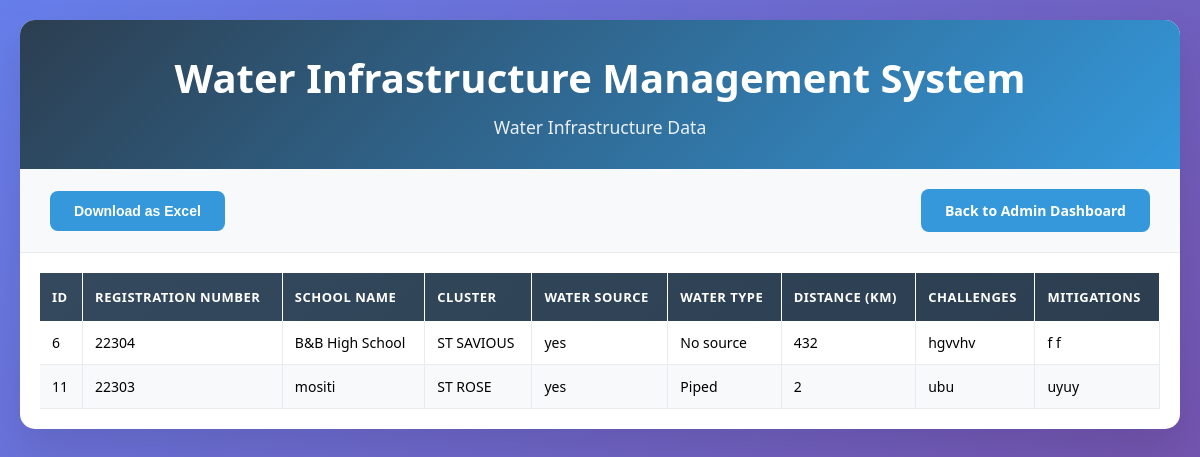
Page /waterdownlod.php (signed in) on the committed database.
### tables this page shows
CREATE TABLE `water_infrastructure` (
  `id` int(11) NOT NULL,
  `school_id` int(11) NOT NULL,
  `cluster` varchar(255) NOT NULL,
  `centre` varchar(255) DEFAULT NULL,
  `water_source` enum('yes','no') NOT NULL,
  `water_type` varchar(255) DEFAULT NULL,
  `distance` int(11) DEFAULT NULL,
  `challenges` text DEFAULT NULL,
  `mitigations` text DEFAULT NULL,
  `created_at` timestamp NOT NULL DEFAULT current_timestamp()
);

CREATE TABLE `schools` (
  `school_id` int(11) NOT NULL,
  `principal_name` varchar(30) NOT NULL,
  `principal_surname` varchar(30) NOT NULL,
  `gender` varchar(7) NOT NULL,
  `phone_number` int(15) NOT NULL,
  `email_address` varchar(100) NOT NULL,
  `constituency` varchar(100) DEFAULT NULL,
  `centre` varchar(100) DEFAULT NULL,
  `cluster` varchar(50) DEFAULT NULL,
  `typeofschool` varchar(50) DEFAULT NULL,
  `school_name` varchar(100) NOT NULL,
  `registration_number` varchar(50) NOT NULL,
  `male_teachers` int(11) NOT NULL,
  `female_teachers` int(11) NOT NULL,
  `total_teachers` int(11) DEFAULT 0,
  `council` varchar(50) NOT NULL,
  `village` varchar(50) NOT NULL,
  `user_id` int(11) DEFAULT NULL,
  `created_at` timestamp NOT NULL DEFAULT current_timestamp()
);

### waterdownlod.php (the view, shortened to what this page needs)
<?php
$servername = "localhost";
$username = "root";
$password = "";
$dbname = "moet1";
$conn = new mysqli($servername, $username, $password, $dbname);
$sql = "
    SELECT wi.id, s.school_id, s.school_name, s.registration_number, wi.cluster,
           wi.water_source, wi.water_type, wi.distance, wi.challenges, wi.mitigations
    FROM water_infrastructure wi
    JOIN schools s ON wi.school_id = s.school_id
    WHERE wi.cluster IS NOT NULL
      AND wi.centre IS NULL
      AND wi.id IN (
          SELECT MAX(id)
          FROM water_infrastructure
          WHERE cluster IS NOT NULL
          AND centre IS NULL
          GROUP BY school_id
      )
    ORDER BY s.school_name
";
$result = $conn->query($sql);
if ($result->num_rows > 0) {
    $infrastructureData = [];
    while ($row = $result->fetch_assoc()) {
        $row['water_type'] = empty($row['water_type']) ? 'No source' : $row['water_type'];
        $infrastructureData[] = $row;
    }
} else {
    $infrastructureData = [];
}
?>
<!DOCTYPE html>
<html lang="en">
<head>
</head>
<body>
    <div class="container">
        <div class="header">
            <h1>Water Infrastructure Management System</h1>
            <p>Water Infrastructure Data </p>
        </div>
        <div class="controls">
            <form method="POST">
                <button type="submit" name="download" class="btn btn-primary">Download as Excel</button>
            </form>
            <a href="Adminlinks.php" class="btn btn-primary">Back to Admin Dashboard</a>
        </div>
        <div class="table-container">
            <table>
                <thead>
                    <tr>
                        <th>ID</th>
                        <th>Registration Number</th>
                        <th>School Name</th>
                        <th>Cluster</th>
                        <th>Water Source</th>
                        <th>Water Type</th>
                        <th>Distance (km)</th>
                        <th>Challenges</th>
                        <th>Mitigations</th>
                    </tr>
                </thead>
                <tbody>
                    <?php if (!empty($infrastructureData)): ?>
                        <?php foreach ($infrastructureData as $infrastructure): ?>
                            <tr>
                                <td><?php echo htmlspecialchars($infrastructure['id']); ?></td>
                                <td><?php echo htmlspecialchars($infrastructure['registration_number']); ?></td>
                                <td><?php echo htmlspecialchars($infrastructure['school_name']); ?></td>
                                <td><?php echo htmlspecialchars($infrastructure['cluster']); ?></td>
                                <td><?php echo htmlspecialchars($infrastructure['water_source']); ?></td>
                                <td><?php echo htmlspecialchars($infrastructure['water_type']); ?></td>
                                <td><?php echo htmlspecialchars($infrastructure['distance']); ?></td>
                                <td><?php echo htmlspecialchars($infrastructure['challenges']); ?></td>
                                <td><?php echo htmlspecialchars($infrastructure['mitigations']); ?></td>
                            </tr>
                        <?php endforeach; ?>
                    <?php else: ?>
                        <tr>
                            <td colspan="9" class="no-data">No water infrastructure data available matching criteria</td>
                        </tr>
                    <?php endif; ?>
                </tbody>
            </table>
        </div>
    </div>
</body>
</html>

### waterdownlod.php (style rules this page uses)
* { margin: 0; padding: 0; box-sizing: border-box; }
body { font-family: 'Segoe UI', Tahoma, Geneva, Verdana, sans-serif; background: linear-gradient(135deg, #667eea 0%, #764ba2 100%); min-height: 100vh; padding: 20px; }
.container { max-width: 1400px; margin: 0 auto; background: white; border-radius: 15px; box-shadow: 0 20px 40px rgba(0, 0, 0, 0.1); overflow: hidden; }
.header { background: linear-gradient(135deg, #2c3e50 0%, #3498db 100%); color: white; padding: 30px; text-align: center; }
.header h1 { font-size: 2.5rem; margin-bottom: 10px; font-weight: 700; }
.header p { font-size: 1.1rem; opacity: 0.9; }
.controls { padding: 20px 30px; background: #f8f9fa; border-bottom: 1px solid #e9ecef; display: flex; justify-content: space-between; align-items: center; flex-wrap: wrap; gap: 15px; }
.btn { padding: 12px 24px; border: none; border-radius: 8px; font-size: 14px; font-weight: 600; cursor: pointer; transition: all 0.3s ease; text-decoration: none; display: inline-flex; align-items: center; gap: 8px; }
.btn-primary { background: #3498db; color: white; }
.table-container { overflow-x: auto; max-height: 70vh; padding: 20px; }
table { width: 100%; border-collapse: collapse; font-size: 14px; }
thead { background: linear-gradient(135deg, #34495e 0%, #2c3e50 100%); color: white; position: sticky; top: 0; z-index: 10; }
th { padding: 15px 12px; text-align: left; font-weight: 600; font-size: 13px; text-transform: uppercase; letter-spacing: 0.5px; border-right: 1px solid rgba(255, 255, 255, 0.1); }
tbody tr { transition: all 0.3s ease; }
tbody tr:nth-child(even) { background: #f8f9fa; }
td { padding: 12px; border-bottom: 1px solid #e9ecef; border-right: 1px solid #e9ecef; vertical-align: middle; }

### rows in the picture
water_infrastructure: id "6", school.registration_number "22304", school.school_name "B&B High School", cluster "ST SAVIOUS", water_source "yes", water_type "No source", distance "432", challenges "hgvvhv", mitigations "f f"
water_infrastructure: id "11", school.registration_number "22303", school.school_name "mositi", cluster "ST ROSE", water_source "yes", water_type "Piped", distance "2", challenges "ubu", mitigations "uyuy"
